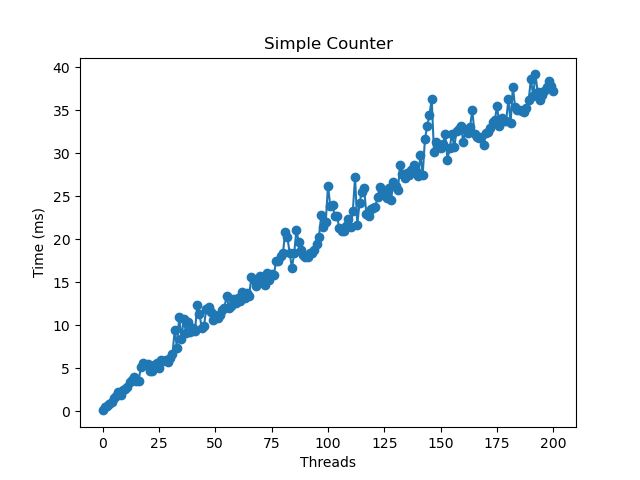

This figure's Python source:
import sys
from numpy import *
import matplotlib.pyplot as plt

data = genfromtxt("simpleData")

fig, ax = plt.subplots()
ax.plot(data[:,1], data[:,0] / 1000000, marker='o')
ax.set_title("Simple Counter")
ax.set_xlabel("Threads")
ax.set_ylabel("Time (ms)")
fig.savefig("simpleGraph.png")
